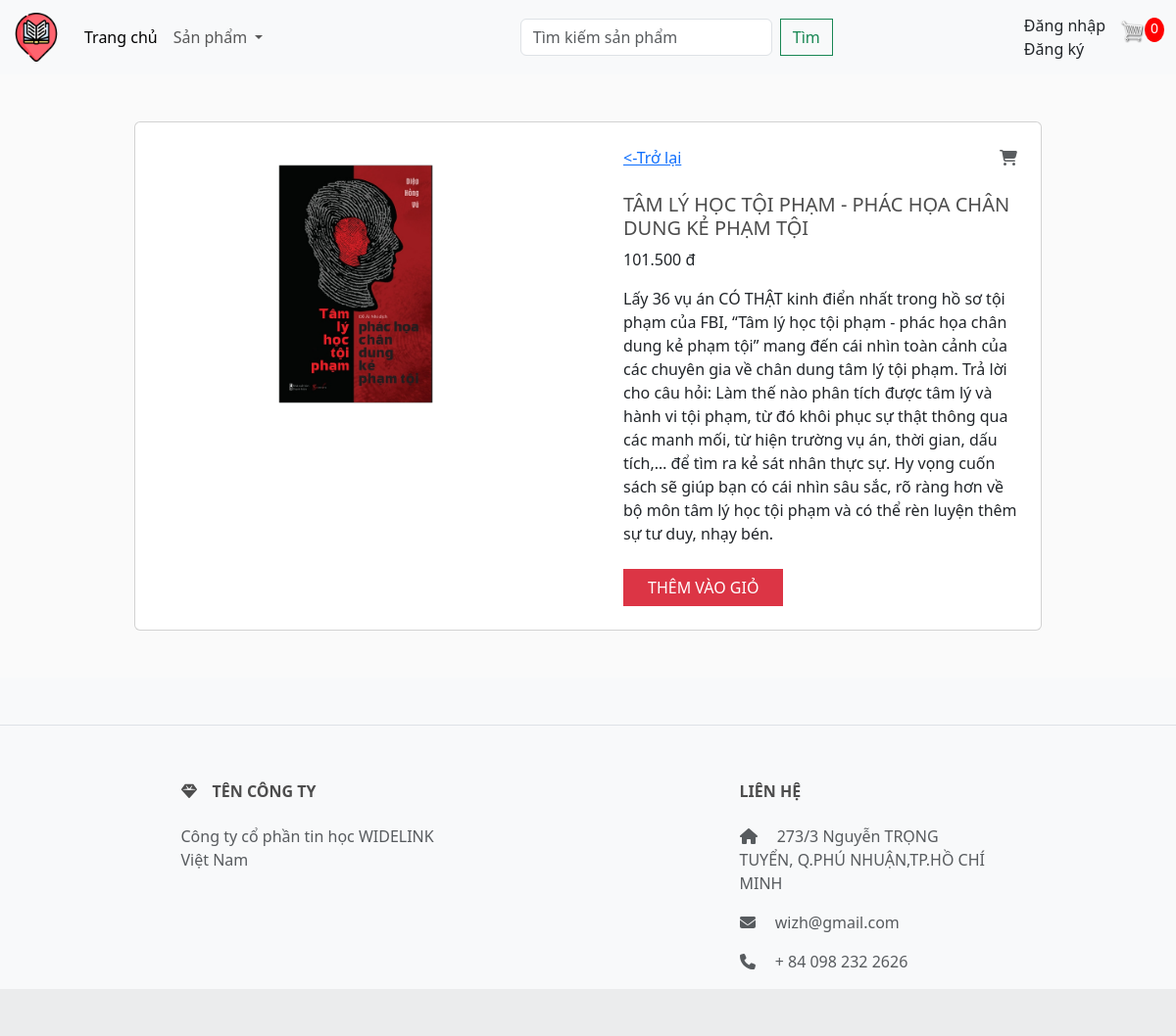
The app's page /detail/?id=12 with its own data.
### app/models.py (models this page shows, shortened)
class Product(models.Model):
    category = models.ManyToManyField(Category,related_name='product')
    name = models.CharField(max_length=200,null=True)
    price = models.FloatField()
    digital = models.BooleanField(default=False,null=True,blank=False)
    image = models.ImageField(null=True,blank=True)
    detail = models.TextField(null=True,blank=True)
    @property
    def ImageURL(self):
        try:
            url = self.image.url
        except:
            url = ''
        return url

### app/views.py (the view)
# urls.py: path('detail/', views.detail, name="detail"),
def detail(request):
    if request.user.is_authenticated:
        customer = request.user
        order, created = Order.objects.get_or_create(customer = customer,complete =False)
        items = order.orderitem_set.all()
        cartItems = order.get_cart_items
        user_not_login = "hidden"
        user_login = "show"
    else:
        items=[]
        order= {'get_cart_items':0,'get_cart_total':0}
        cartItems = order['get_cart_items']
        user_not_login = "show"
        user_login = "hidden"
    id = request.GET.get('id','')
    products = Product.objects.filter(id=id)
    categories = Category.objects.filter(is_sub = False)
    context={'products':products,'categories':categories,'items':items,'order':order,'cartItems':cartItems,'user_not_login':user_not_login,'user_login':user_login}
    return render(request,'app/detail.html',context)

### app/templates/app/detail.html (shortened to what this page needs)
{% extends 'app/base.html' %}
{% load static %}
        {% block register %}
        {% for product in products %}
        <div class="container mt-5 mb-5">
          <div class="row d-flex justify-content-center">
              <div class="col-md-10">
                  <div class="card">
                      <div class="row">
                          <div class="col-md-6">
                              <div class="images p-3">
                                  <div class="text-center p-4"> <img id="main-image" src="{{product.ImageURL}}" width="250" /> </div>
                              </div>
                          </div>
                          <div class="col-md-6">
                              <div class="product p-4">
                                  <div class="d-flex justify-content-between align-items-center">
                                      <div class="d-flex align-items-center"> </i> <span class="ml-1"><a href="{% url 'home' %}"><-Trở lại</a></span> </div> <i class="fa fa-shopping-cart text-muted"></i>
                                  </div>
                                    <div class="mt-4 mb-3">
                                      <h5 class="text-uppercase">{{product.name}}</h5>
                                      <div class="price d-flex flex-row align-items-center"> <span class="act-price">{{product.price| floatformat:3}} đ</span>
                                    </div>
                                  </div>
                                  <p class="about">{{product.detail}}</p>
                                  <div class="cart mt-4 align-items-center">
                                    <button data-product="{{product.id}}" data-action="add" class="btn btn-danger text-uppercase mr-2 px-4 add-btn update-cart">Thêm vào giỏ</button></div>
                                  </div>
                          </div>
                      </div>
                  </div>
              </div>
          </div>
      </div>
        {% endfor %}
        {% endblock register %}

### app/templates/app/base.html (shortened to what this page needs)
{% load static %}
<!DOCTYPE html>
<html>
    <head>
        <link href="https://cdn.jsdelivr.net/npm/bootstrap@5.3.2/dist/css/bootstrap.min.css" rel="stylesheet">
        <link href="{%static 'app/css/style.css'%}" rel="stylesheet" />
        <link href="{%static 'app/css/owl.carousel.min.css'%}" rel="stylesheet" />
        <link href="{%static 'app/css/all.min.css'%}" rel="stylesheet" />
        <link href="{%static 'app/css/main.css'%}" rel="stylesheet" />
        <link rel="stylesheet" href="">
    </head>
    <body>
        <nav class="navbar navbar-expand-lg bg-body-tertiary">
            <div class="container-fluid">
              <a class="navbar-brand" href="{% url "home" %}">
                <img src=" {% static 'app/images/place.png' %}" width="50" height="50" />
              </a>
              <div class="collapse navbar-collapse" id="navbarSupportedContent">
                <ul class="navbar-nav me-auto mb-2 mb-lg-0">
                  <li class="nav-item">
                    <a class="nav-link active" aria-current="page" href="{% url "home" %}">Trang chủ</a>
                  </li>
                  <li class="nav-item dropdown">
                    <a class="nav-link dropdown-toggle" href="#" role="button" data-bs-toggle="dropdown" aria-expanded="false">
                      Sản phẩm
                    </a>
                  </li>
                </ul>
                <form class="d-flex" role="search" method = 'POST' action = "{% url "search" %}">
                  <input class="form-control me-2" type="search" placeholder="Tìm kiếm sản phẩm" aria-label="Search" name = "searched">
                  <button class="btn btn-outline-success" type="submit">Tìm</button>
                </form>
              </div>
              <div style="margin-left: 1cm;" >
                <ul class="navbar-nav me-auto mb-2 mb-lg-0">
                </ul>
              </div>
                <div class='form-inline my-2 my-lg-0' style="visibility: {{user_not_login}};">
                    <a class="nav-link" href="{% url 'login' %}">Đăng nhập</a>
                    <a class="nav-link" href="{% url 'register' %}">Đăng ký</a>
                </div>
              <div class='form-inline my-2 my-lg-0' style="display: flex; justify-content: flex-end;">
                <a href="{% url 'cart' %}">
                    <img id="cart-icon" src="{% static 'images/cart.png' %}">
                </a>
                <p id='cart-total'>{{cartItems}}</p>
              </div>
            </div>
          </nav>
          {% block register %}{% endblock register %}
          <footer class="">
<footer class="text-center text-lg-start bg-body-tertiary text-muted">
  <section class="d-flex justify-content-center justify-content-lg-between p-4 border-bottom">
  </section>
  <section class="">
    <div class="container text-center text-md-start mt-5">
      <div class="row mt-3">
        <div class="col-md-3 col-lg-4 col-xl-3 mx-auto mb-4">
          <h6 class="text-uppercase fw-bold mb-4">
            <i class="fas fa-gem me-3"></i>Tên công ty
          </h6>
          <p>
            Công ty cổ phần tin học WIDELINK Việt Nam
          </p>
        </div>
        <div class="col-md-4 col-lg-3 col-xl-3 mx-auto mb-md-0 mb-4">
          <h6 class="text-uppercase fw-bold mb-4">LIÊN HỆ</h6>
          <p><i class="fas fa-home me-3"></i>  273/3 Nguyễn TRỌNG TUYỂN, Q.PHÚ NHUẬN,TP.HỒ CHÍ MINH</p>
          <p>
            <i class="fas fa-envelope me-3"></i>
            wizh@gmail.com
          </p>
          <p><i class="fas fa-phone me-3"></i> + 84 098 232 2626</p>
        </div>
      </div>
    </div>
  </section>
  <div class="text-center p-4" style="background-color: rgba(0, 0, 0, 0.05);">
  </div>
</footer>
          </footer>
    </body>
</html>

### app/static/app/css/main.css (style rules this page uses)
body { background-color: hsl(0, 0%, 98%); }
h1,h2,h3,h4,h5,h6 { color:hsl(0, 0%, 30%); }
.product { border-radius: 0 0 4px 4px; }
#cart-icon { width:25px; display: inline-block; margin-left: 15px; }
#cart-total { display: block; text-align: center; color:#fff; background-color: red; width: 20px; height: 25px; border-radius: 50%; font-size: 14px; }
.col-lg-3, .col-lg-4, .col-lg-6, .col-lg-8, .col-lg-12 { margin-top: 10px; }
.btn { border-radius: 0; }

### records on screen
Product: ImageURL (picture), name "TÂM LÝ HỌC TỘI PHẠM - PHÁC HỌA CHÂN DUNG KẺ PHẠM TỘI", price "101.500", detail "Lấy 36 vụ án CÓ THẬT kinh điển nhất trong hồ sơ tội phạm của FBI, “Tâm lý học tội phạm - phác họa chân dung kẻ phạm tội” mang đến cái nhìn toàn cảnh của các chuyên gia về chân dung tâm lý tội phạm. Trả lời cho câu hỏi: Làm thế nào phân tích được tâm lý và hành vi tội phạm, từ đó khôi phục sự thật thông qua các manh mối, từ hiện trường vụ án, thời gian, dấu tích,… để tìm ra kẻ sát nhân thực sự. Hy vọng cuốn sách sẽ giúp bạn có cái nhìn sâu sắc, rõ ràng hơn về bộ môn tâm lý học tội phạm và có thể rèn luyện thêm sự tư duy, nhạy bén."

### other values on screen
{{ cartItems }} "0"
